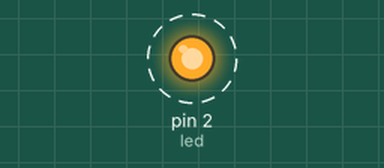
Bench run of a sketch on a simulated Arduino Uno, built with avr-gcc and run on an emulated ATmega328P. On the bench: output pins drawn as LEDs (lit = HIGH). Dashed ring = blinking.

Above: at 0.5 s.
Timing chart, 0 to 4.6 s (numbered marks = the images above):
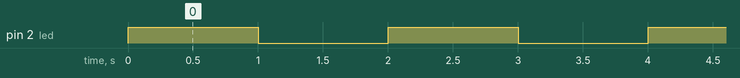

The sketch:

LED.ino
```cpp
//header
int led = 2;
int led1 = 3;
int led2 = 4;
int led3 = 5;
int led4 = 6;
int led5 = 7;
int led6 = 8;


void setup(){
  pinMode(led, OUTPUT);
}
void loop(){
  digitalWrite(led, HIGH);
  digitalWrite(led1, HIGH);
  digitalWrite(led2, HIGH);
  digitalWrite(led3, HIGH);
  digitalWrite(led4, HIGH);
  digitalWrite(led5, HIGH);
  digitalWrite(led6, HIGH);
  delay(1000);
  digitalWrite(led, LOW);
  digitalWrite(led1, LOW);
  digitalWrite(led2, LOW);
  digitalWrite(led3, LOW);
  digitalWrite(led4, LOW);
  digitalWrite(led5, LOW);
  digitalWrite(led6, LOW);
  delay(1000);

}
```

Measured:
- by itself, pin 2 (led): alternates HIGH for 1.0 s and LOW for 1.0 s
